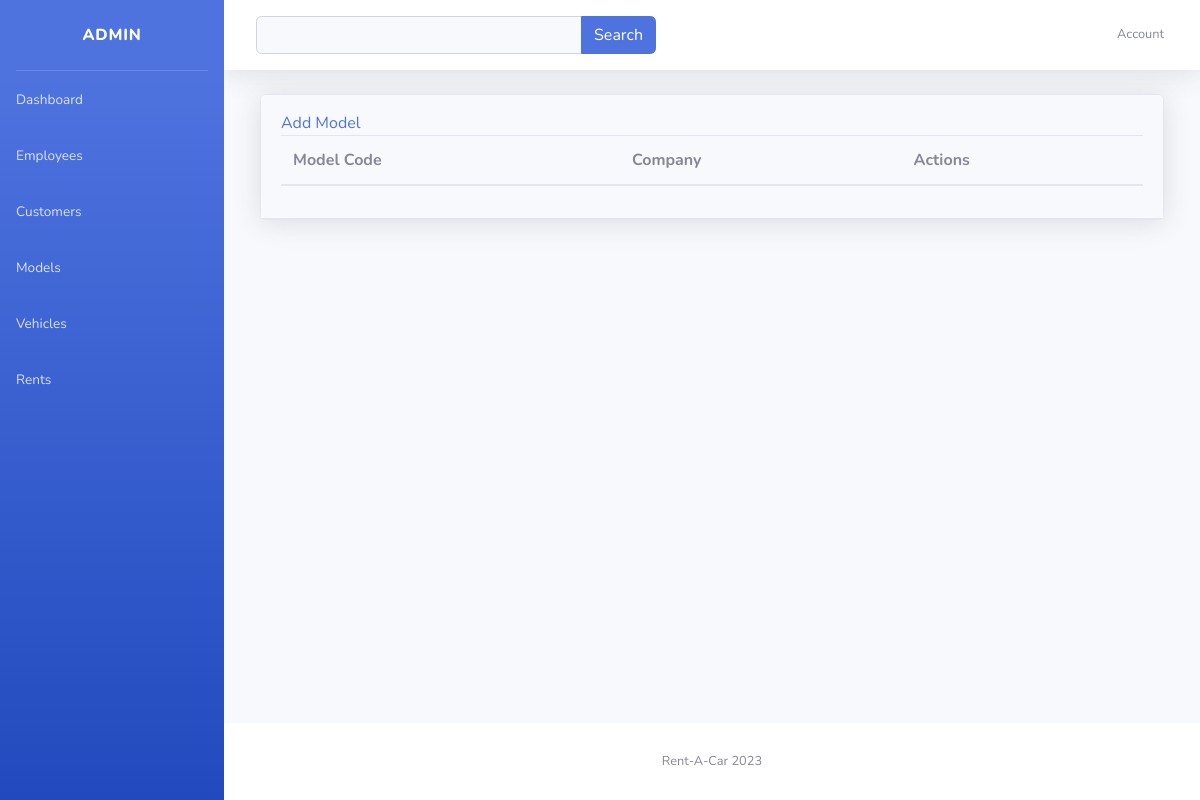
The page /model_view on the database as committed earlier.
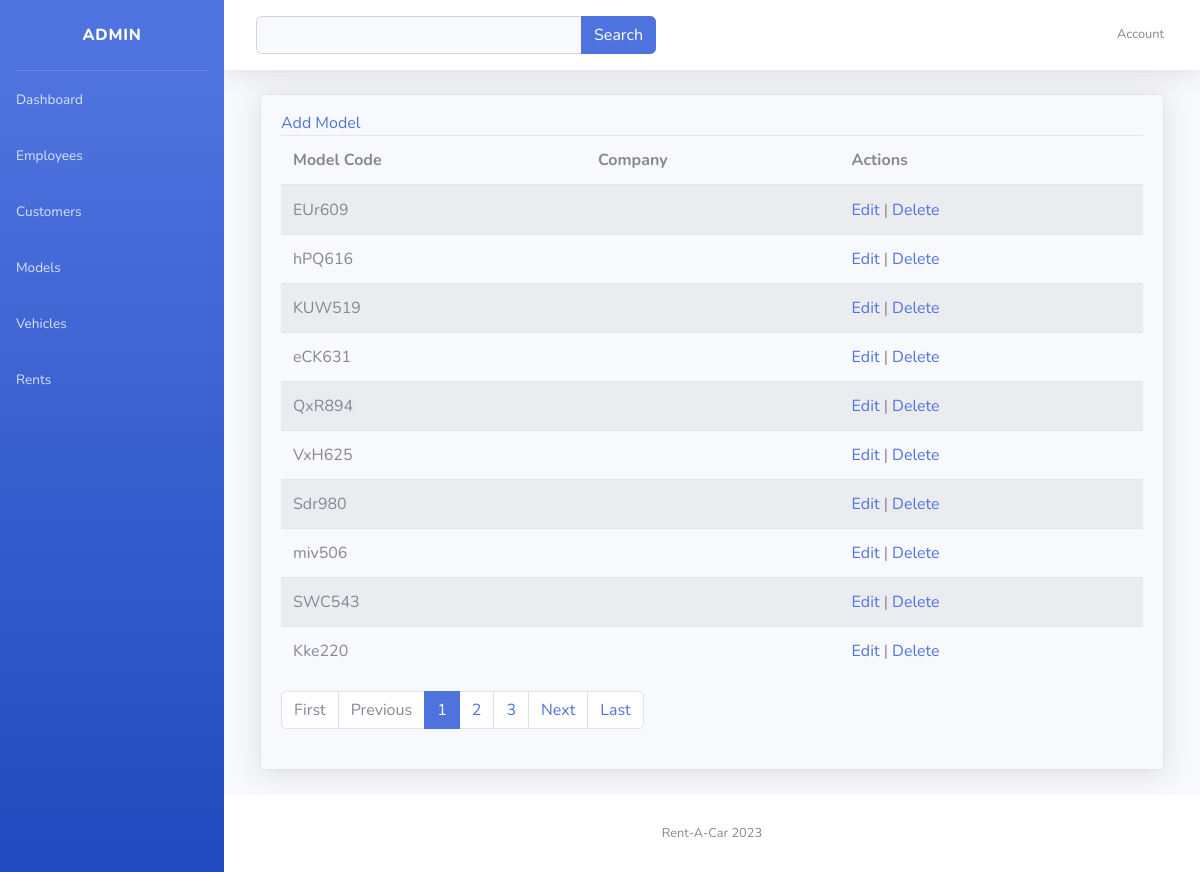
The same page on the database as committed later.
### BootStrapAdmin/models.py (models this page shows, shortened)
class BaseModel(models.Model):
    created_at = models.DateTimeField(
        auto_now_add=True, db_index=True
    )
    updated_at = models.DateTimeField(auto_now=True)
    class Meta:
        abstract = True

class Model(BaseModel): # Related to Vehicle Table
    model_code = models.CharField(max_length=100, null=False, blank=False)
    company = models.CharField(max_length=100, null=False, blank=False)

### BootStrapAdmin/views.py (the view)
# urls.py: path('model_view', ModelView.as_view(), name='model-view'),
class ModelView(ListView):
    model = Model
    context_object_name = 'model'
    template_name = 'models.html'
    paginate_by = 10
    def get_context_data(self, **kwargs):
        context = super().get_context_data(**kwargs)
        return context

### BootStrapAdmin/templates/models.html
{% extends 'Index.html' %}
{% load static %}
{% block content %}
<a href="{% url 'model-add' %}" class="add-btn">Add Model</a>
    <table class="table table-hover table-striped">
        <thead>
            <tr>
                <th>Model Code</th>
                <th>Company</th>
                <th>Actions</th>
            </tr>
        </thead>
        <tbody>
            {% for x in model %}
            <tr>
                <td>{{ x.model_code }}</td>
                <td>{{ x.Company }}</td>
                <td>
                    <a href="model_view/{{ x.id }}">Edit</a> |
                    <a href="model_view/{{ x.id }}/delete" >Delete</a>
                </td>
            </tr>
            {% endfor %}
        </tbody>
    </table>
    {% include 'includes/pagination.html' %}
{% endblock %}

Rows that differ between the two databases and show on the page:
added Model: model_code "EUr609"
added Model: model_code "hPQ616"
added Model: model_code "KUW519"
added Model: model_code "eCK631"
added Model: model_code "QxR894"
added Model: model_code "VxH625"
added Model: model_code "Sdr980"
added Model: model_code "miv506"
added Model: model_code "SWC543"
added Model: model_code "Kke220"
Other text that changed with them:
text now shown: "First Previous Next Last"
new list line: "1"
new list line: "2"
new list line: "3"
